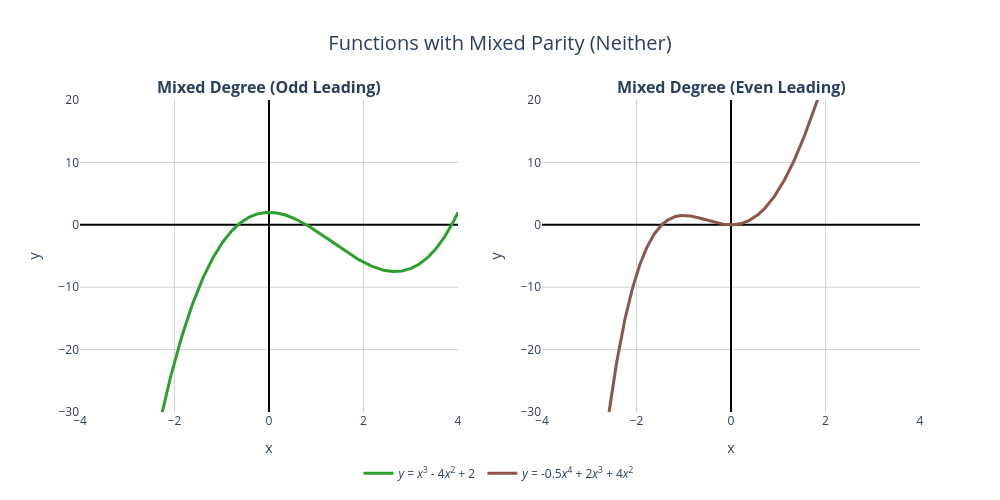

Write notebook code for a chart like this one.
### Markdown cell above
## 3. Neither (Mixed Degrees - No Symmetry)

If you mix even a single Odd term into an Even function, or an Even term into an Odd function, **all symmetry is completely destroyed**!

We call these functions **Neither**. Notice how their left side doesn't match their right side in any way (no mirror, no 180° rotation match), although their *End Behavior* is still completely controlled by the Leading Term!

### Code cell
import numpy as np
import plotly.graph_objects as go
from plotly.subplots import make_subplots

x = np.linspace(-4, 4, 500)

# ==========================================
# Mixed Degree Polynomials (Neither)
# ==========================================
def mixed1(x): return x**3 - 4*x**2 + 2    # Odd leading (x^3), but has Even term (x^2, constant)
def mixed2(x): return -0.5*x**4 + 2*x**3 + 4*x**2 # Even leading (x^4), but has Odd term (x^3)

fig_mixed = make_subplots(
    rows=1, cols=2,
    subplot_titles=(
        "<b>Mixed Degree (Odd Leading)</b>", 
        "<b>Mixed Degree (Even Leading)</b>"
    ),
    horizontal_spacing=0.1
)

fig_mixed.add_trace(
    go.Scatter(x=x, y=mixed1(x), name='<i>y</i> = <i>x</i><sup>3</sup> - 4<i>x</i><sup>2</sup> + 2', line=dict(color='#2ca02c', width=3),
               hovertemplate='x: %{x:.2f}<br>y: %{y:.2f}<extra></extra>'),
    row=1, col=1
)

fig_mixed.add_trace(
    go.Scatter(x=x, y=mixed2(x), name='<i>y</i> = -0.5<i>x</i><sup>4</sup> + 2<i>x</i><sup>3</sup> + 4<i>x</i><sup>2</sup>', line=dict(color='#8c564b', width=3),
               hovertemplate='x: %{x:.2f}<br>y: %{y:.2f}<extra></extra>'),
    row=1, col=2
)

fig_mixed.update_layout(
    title_text="Functions with Mixed Parity (Neither)",
    title_x=0.5,
    title_font_size=20,
    plot_bgcolor='white',
    hovermode="x unified",
    width=1000,
    height=500,
    legend=dict(yanchor="top", y=-0.15, xanchor="center", x=0.5, orientation="h")
)

for i in [1, 2]:
    fig_mixed.update_yaxes(range=[-30, 20], row=1, col=i)
    fig_mixed.update_xaxes(showgrid=True, gridwidth=1, gridcolor='LightGray', zeroline=True, zerolinewidth=2, zerolinecolor='Black', row=1, col=i, title_text="x")
    fig_mixed.update_yaxes(showgrid=True, gridwidth=1, gridcolor='LightGray', zeroline=True, zerolinewidth=2, zerolinecolor='Black', row=1, col=i, title_text="y")

fig_mixed.show()

### Figure 1 — Plotly figure (JSON) as saved in the notebook; plotly's stock layout.template omitted (floating-point values rounded to 4 significant figures; data arrays with more than 128 entries replaced by an {"elided": "..."} marker saying what was removed)
{"data": [{"hovertemplate": "x: %{x:.2f}<br>y: %{y:.2f}<extra></extra>", "line": {"color": "#2ca02c", "width": 3}, "name": "<i>y</i> = <i>x</i><sup>3</sup> - 4<i>x</i><sup>2</sup> + 2", "type": "scatter", "x": {"elided": "500 float values"}, "xaxis": "x", "y": {"elided": "500 float values"}, "yaxis": "y"}, {"hovertemplate": "x: %{x:.2f}<br>y: %{y:.2f}<extra></extra>", "line": {"color": "#8c564b", "width": 3}, "name": "<i>y</i> = -0.5<i>x</i><sup>4</sup> + 2<i>x</i><sup>3</sup> + 4<i>x</i><sup>2</sup>", "type": "scatter", "x": {"elided": "500 float values"}, "xaxis": "x2", "y": {"elided": "500 float values"}, "yaxis": "y2"}], "layout": {"annotations": [{"font": {"size": 16}, "showarrow": false, "text": "<b>Mixed Degree (Odd Leading)</b>", "x": 0.225, "xanchor": "center", "xref": "paper", "y": 1, "yanchor": "bottom", "yref": "paper"}, {"font": {"size": 16}, "showarrow": false, "text": "<b>Mixed Degree (Even Leading)</b>", "x": 0.775, "xanchor": "center", "xref": "paper", "y": 1, "yanchor": "bottom", "yref": "paper"}], "height": 500, "hovermode": "x unified", "legend": {"orientation": "h", "x": 0.5, "xanchor": "center", "y": -0.15, "yanchor": "top"}, "plot_bgcolor": "white", "title": {"font": {"size": 20}, "text": "Functions with Mixed Parity (Neither)", "x": 0.5}, "width": 1000, "xaxis": {"anchor": "y", "domain": [0, 0.45], "gridcolor": "LightGray", "gridwidth": 1, "showgrid": true, "title": {"text": "x"}, "zeroline": true, "zerolinecolor": "Black", "zerolinewidth": 2}, "xaxis2": {"anchor": "y2", "domain": [0.55, 1], "gridcolor": "LightGray", "gridwidth": 1, "showgrid": true, "title": {"text": "x"}, "zeroline": true, "zerolinecolor": "Black", "zerolinewidth": 2}, "yaxis": {"anchor": "x", "domain": [0, 1], "gridcolor": "LightGray", "gridwidth": 1, "range": [-30, 20], "showgrid": true, "title": {"text": "y"}, "zeroline": true, "zerolinecolor": "Black", "zerolinewidth": 2}, "yaxis2": {"anchor": "x2", "domain": [0, 1], "gridcolor": "LightGray", "gridwidth": 1, "range": [-30, 20], "showgrid": true, "title": {"text": "y"}, "zeroline": true, "zerolinecolor": "Black", "zerolinewidth": 2}}}
